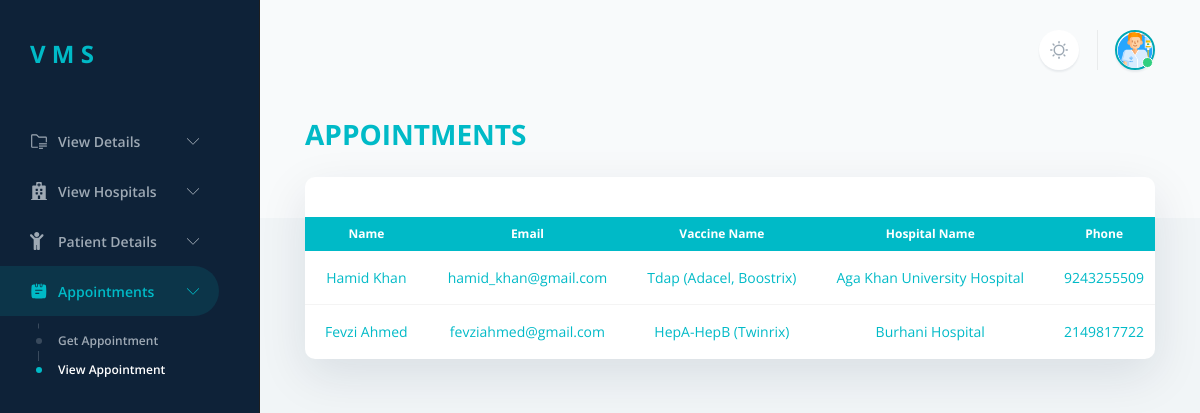
Page /public/view_appoinment.php (signed in) on the committed database.
### tables this page shows
CREATE TABLE `appointment_table` (
  `appointment_id` int(11) NOT NULL,
  `vaccine_id` int(11) NOT NULL,
  `patient_id` int(11) NOT NULL,
  `patient_name` varchar(50) NOT NULL,
  `patient_email` varchar(50) NOT NULL,
  `patient_phone` varchar(11) NOT NULL,
  `hospital_id` int(11) NOT NULL,
  `days` text NOT NULL,
  `appointment_time` int(11) NOT NULL,
  `status_id` varchar(30) NOT NULL,
  `Token_num` int(11) NOT NULL,
  `Approve/Reject` int(11) NOT NULL
);

CREATE TABLE `list_of_vaccines` (
  `drug_id` int(11) NOT NULL,
  `drug_Name` varchar(100) NOT NULL,
  `drug_Type` varchar(100) NOT NULL,
  `drug_Availability` varchar(20) NOT NULL
);

CREATE TABLE `hospital` (
  `H_id` int(11) NOT NULL,
  `H_Name` varchar(50) NOT NULL,
  `H_Email` varchar(50) NOT NULL,
  `H_Password` varchar(255) NOT NULL,
  `H_Address` varchar(255) NOT NULL,
  `H_Tel` bigint(12) NOT NULL,
  `H_Role` int(1) NOT NULL DEFAULT 3
);

### public/view_appoinment.php (the view, shortened to what this page needs)
<?php
$page = "areport";
include_once "header.php";
?>
<head>
</head>
<body>
    <?php include './sidebar.php' ?>
    <main>
        <header class="container-fluid d-flex py-6 mb-4">
            <div class="d-flex align-items-center ms-auto me-n1 me-lg-n2">
                <?php include 'themeswitcher.php' ?>
                <?php include 'public_session.php' ?>
            </div>
        </header>
        <div class="container-fluid">
            <h1 class="h2 display-4 text-uppercase">
                APPOINTMENTS
            </h1>
            <div class="row">
                <div class="col">
                    <div class="card border-0 flex-fill w-100 shadow-lg" id="users">
                        <div class="card-header border-0 card-header-space-between">
                        </div>
                        <?php
                        $limit = 6;
                        if (!isset($_GET['page'])) {
                            $page = 1;
                        } else {
                            $page = $_GET['page'];
                        }
                        $offset = ($page - 1) * $limit;
                        $sql = "SELECT ap.patient_name, ap.patient_email, ap.patient_phone, da.D_days, ti.Time, st.status, ap.Token_num, lov.drug_Name ,`Approve/Reject`, hos.H_Name, ap.patient_id
                        FROM `appointment_table` ap
                        INNER JOIN list_of_vaccines lov ON ap.vaccine_id = lov.drug_id
                        INNER JOIN hospital hos ON ap.hospital_id = hos.H_id
                        INNER JOIN status st ON ap.status_id = st.status_id
                        INNER JOIN days da ON ap.days = da.D_id
                        INNER JOIN time ti ON ap.appointment_time = ti.T_id
                        WHERE patient_id = '" . $_SESSION["uid"] . "' LIMIT {$offset},{$limit}";
                        ?>
                        <div class="table-responsive">
                            <table class="table align-middle table-edge table-hover table-nowrap mb-0 text-center">
                                <thead class="thead-light">
                                    <tr>
                                        <th>Name</th>
                                        <th>Email</th>
                                        <th>Vaccine Name</th>
                                        <th>Hospital Name</th>
                                        <th>Phone</th>
                                    </tr>
                                </thead>
                                <?php
                                $result = mysqli_query($conn, $sql) or die("Query Failed.");
                                if (mysqli_num_rows($result) > 0) {
                                    while ($row = mysqli_fetch_assoc($result)) {
                                ?>
                                        <tbody class="list">
                                            <tr>
                                                <td><?php echo $row['patient_name'] ?></td>
                                                <td><?php echo $row['patient_email'] ?></td>
                                                <td><?php echo $row['drug_Name'] ?></td>
                                                <td><?php echo $row['H_Name'] ?></td>
                                                <td><?php echo $row['patient_phone'] ?></td>
                                            </tr>
                                        </tbody>
                                    <?php
                                    }
                                }
                                ?>
                            </table>
                        </div>
                    </div>
                </div>
            </div>
        </div>
    </main>
</body>
</html>

### rows in the picture
appointment_table: patient_name "Hamid Khan", patient_email "hamid_khan@gmail.com", list_of_vaccines.drug_Name "Tdap (Adacel, Boostrix)", hospital.H_Name "Aga Khan University Hospital", patient_phone "9243255509"
appointment_table: patient_name "Fevzi Ahmed", patient_email "fevziahmed@gmail.com", list_of_vaccines.drug_Name "HepA-HepB (Twinrix)", hospital.H_Name "Burhani Hospital", patient_phone "2149817722"
